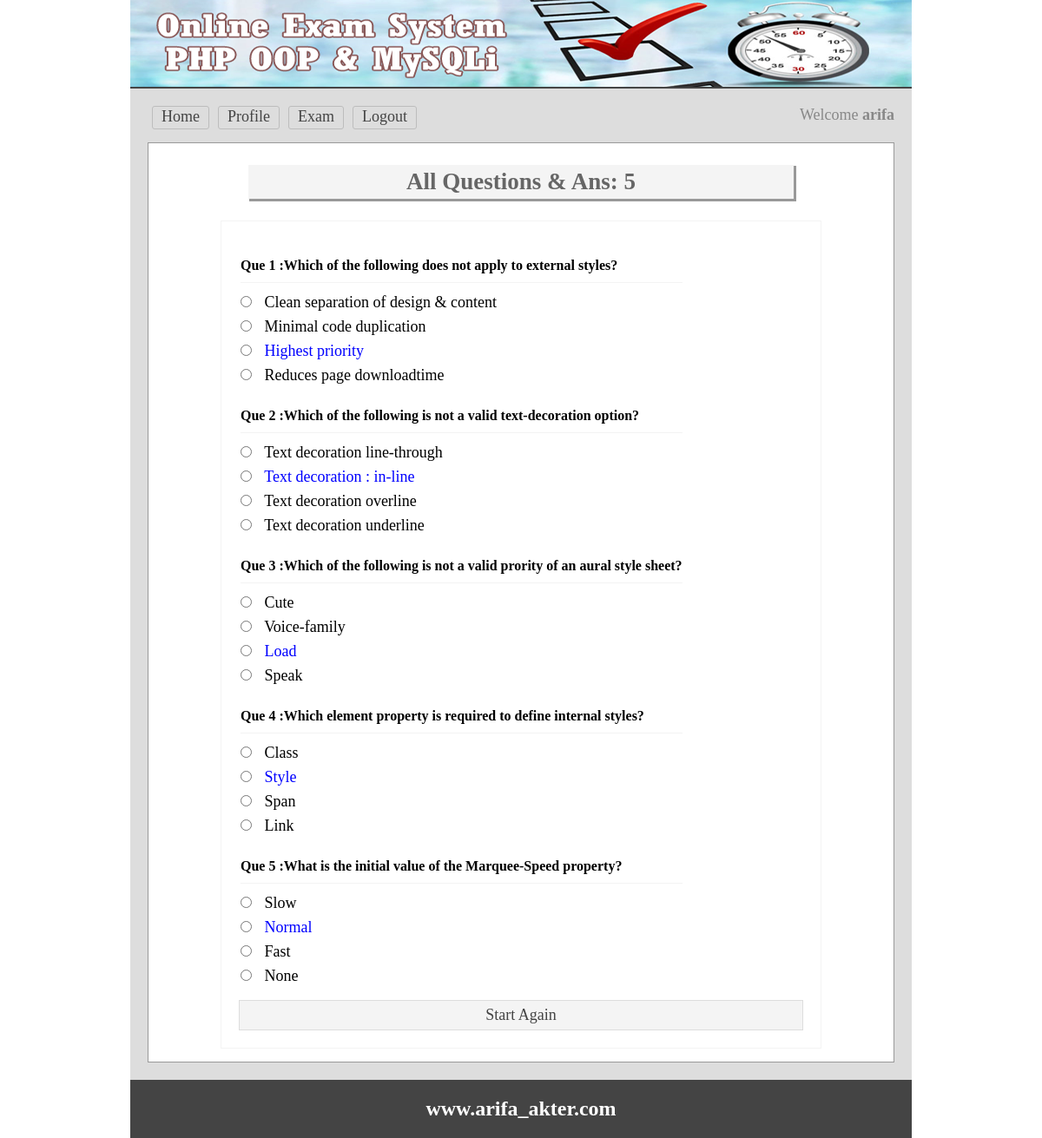
The app's page /viewans.php (signed in) with its own data.
### tables this page shows
CREATE TABLE `tbl_ques` (
  `id` int(11) NOT NULL,
  `quesNo` int(11) NOT NULL,
  `ques` text NOT NULL
);

CREATE TABLE `tbl_ans` (
  `id` int(11) NOT NULL,
  `quesNo` int(11) NOT NULL,
  `rightAns` int(11) NOT NULL DEFAULT '0',
  `ans` text NOT NULL
);

### lib/Session.php (called while the page is built, shortened)
<?php
class Session{
	 public static function get($key){
	 	if (isset($_SESSION[$key])) {
	 		return $_SESSION[$key];
	 	} else {
	 		return false;
	 	}
	 }
}
?>

### classes/Exam.php (called while the page is built, shortened)
<?php
      $filepath = realpath(dirname(__FILE__));
      include_once ($filepath.'/../lib\Database.php');
class Exam{
      private $db;
      public function __construct(){
          $this->db = new Database();
      }
      public function getQueByOrder(){
          $query  = "SELECT * FROM tbl_ques ORDER BY quesNo ASC";
          $result = $this->db->select($query);
          return $result;
      }
      public function getTotalRows(){
        $query     = "SELECT * FROM tbl_ques";
        $getResult = $this->db->select($query);
        $total     =  $getResult->num_rows;
        return $total;
      }
      public function getAnswer($number){
        $query     = "SELECT * FROM tbl_ans WHERE quesNo ='$number'";
        $getdata = $this->db->select($query);
        return $getdata;
      }
}
?>

### lib/Database.php (called while the page is built, shortened)
<?php
Class Database{
	public $host   = DB_HOST;
	public $user   = DB_USER;
	public $pass   = DB_PASS;
	public $dbname = DB_NAME;
	public $link;
	private function connectDB(){
	$this->link = new mysqli($this->host, $this->user, $this->pass, $this->dbname);
 }
	public function select($query){
		$result = $this->link->query($query) or die($this->link->error.__LINE__);
		if($result->num_rows > 0){
			return $result;
		} else {
			return false;
		}
	}
}

### viewans.php (the view, shortened to what this page needs)
<?php include 'inc/header.php'; ?>
<?php
		$total    = $exm->getTotalRows();
  ?>
<div class="main">
<h1> All Questions & Ans: <?php echo $total; ?></h1>
	<div class="viewans">
		<table>
      <?php
            $getQues = $exm->getQueByOrder();
            if ($getQues) {
                  while ($question = $getQues->fetch_assoc()) {
       ?>
			<tr>
				<td colspan="2">
				 <h3>Que <?php echo $question['quesNo']; ?> :<?php echo $question
				 ['ques']; ?> </h3>
				</td>
			</tr>
			<?php
          $number = $question['quesNo'];
					$answer = $exm->getAnswer($number);
					if ($answer) {
							while ($result = $answer->fetch_assoc()) {
			 ?>
			<tr>
				<td>
				 <input type="radio" />
         <?php
               if ($result['rightAns'] == '1') {
                   echo "<span style= 'color:blue'>".$result['ans']."</span>";
                 }else{
                     echo $result['ans'];
                 }
          ?>
				</td>
			</tr>
		<?php } } ?>
	<?php } } ?>
		</table>
    <a href="starttest.php">Start Again</a>
</div>
 </div>
<?php include 'inc/footer.php'; ?>

### inc/header.php (shortened to what this page needs)
<?php
		$filepath = realpath(dirname(__FILE__));
		include_once ($filepath.'/../lib\Session.php');
		include_once ($filepath.'/../lib\Database.php');
		$exm  =new Exam();
?>
<!doctype html>
<html>
<head>
	<link rel="stylesheet" href="css/main.css">
</head>
<body>
<div class="phpcoding">
	<section class="headeroption"></section>
		<section class="maincontent">
		<div class="menu">
		<ul>
			<?php
					$login = Session ::get("login", true);
					if ($login == true) {
			 ?>
			 <li><a href="exam.php">Home</a></li>
			<li><a href="profile.php">Profile</a></li>
			<li><a href="exam.php">Exam</a></li>
			<li><a href="?action=logout">Logout</a></li>
		<?php } else { ?>
			<li><a href="index.php">Login</a></li>
			<li><a href="register.php">Register</a></li>
		<?php } ?>
		</ul>
				<?php
						$login = Session ::get("login", true);
						if ($login == true) {
				 ?>
						<span style= "float:right;color:#888">
							Welcome <strong><?php echo Session ::get("username"); ?></strong>
						</span>
				<?php } ?>
		</div>

### inc/footer.php
 </section>
<section class="footeroption">
		<h2><?php echo "www.arifa_akter.com"; ?></h2>
	</section>
</div>
</body>
</html>

### css/main.css (style rules this page uses)
* { margin:0;padding:0;outline:none }
body { font-family:verdana }
.phpcoding { width:900px; margin: 0 auto;background:#ddd }
.headeroption { background: #444 url("../img/banner.png") no-repeat scroll 0 0; border-bottom: 2px solid #444444; height: 100px; }
.footeroption { background:#444;color:#fff;text-align:center;padding:20px; }
.headeroption h2, .footeroption h2 { margin:0;font-size:24px }
.maincontent { font-size: 18px; min-height: 430px; padding: 20px; }
.main { background: #fff none repeat scroll 0 0; border: 1px solid #999; margin-top: 10px; min-height: 368px; padding: 15px; width: 828px; }
.main h1 { background: #f4f4f4 none repeat scroll 0 0; box-shadow: 2px 2px 0 1px #999; color: #666; margin: 10px auto 25px; padding: 4px; text-align: center; width: 620px; }
.menu { overflow:hidden; }
.menu ul { margin:0;padding:0;list-style:none }
.menu ul li { display:block;float:left; }
.menu ul li a { border: 1px solid #bdbdbd; border-radius: 3px; color: #444; display: block; margin: 0 5px 5px; padding: 1px 10px 3px; text-decoration: none; }
.viewans { border: 1px solid #f3f3f3; margin: 0 auto; max-width: 650px; padding: 20px; }
.viewans input[type="radio"] { margin-bottom: 10px; margin-right: 10px; cursor:pointer; }
.viewans h3 { border-bottom: 1px solid #f3f3f3; font-size: 16px; margin-bottom: 10px; padding-bottom: 10px; margin-top: 20px; }
.starttest a,.viewans a { background: #f4f4f4 none repeat scroll 0 0; border: 1px solid #ddd; color: #444; display: block; margin-top: 10px; padding: 6px 10px; text-align: center; text-decoration: none; }

### records on screen
tbl_ques: quesNo "1", ques "Which of the following does not apply to external styles?"
tbl_ans: ans "Clean separation of design & content"
tbl_ans: ans "Minimal code duplication"
tbl_ans: ans "Highest priority"
tbl_ans: ans "Reduces page downloadtime"
tbl_ques: quesNo "2", ques "Which of the following is not a valid text-decoration option?"
tbl_ans: ans "Text decoration line-through"
tbl_ans: ans "Text decoration : in-line"
tbl_ans: ans "Text decoration overline"
tbl_ans: ans "Text decoration underline"
tbl_ques: quesNo "3", ques "Which of the following is not a valid prority of an aural style sheet?"
tbl_ans: ans "Cute"
tbl_ans: ans "Voice-family"
tbl_ans: ans "Load"
tbl_ans: ans "Speak"
tbl_ques: quesNo "4", ques "Which element property is required to define internal styles?"
tbl_ans: ans "Class"
tbl_ans: ans "Style"
tbl_ans: ans "Span"
tbl_ans: ans "Link"
tbl_ques: quesNo "5", ques "What is the initial value of the Marquee-Speed property?"
tbl_ans: ans "Slow"
tbl_ans: ans "Normal"
tbl_ans: ans "Fast"
tbl_ans: ans "None"

### other values on screen
Session ::get("username") "arifa"
$total "5"
